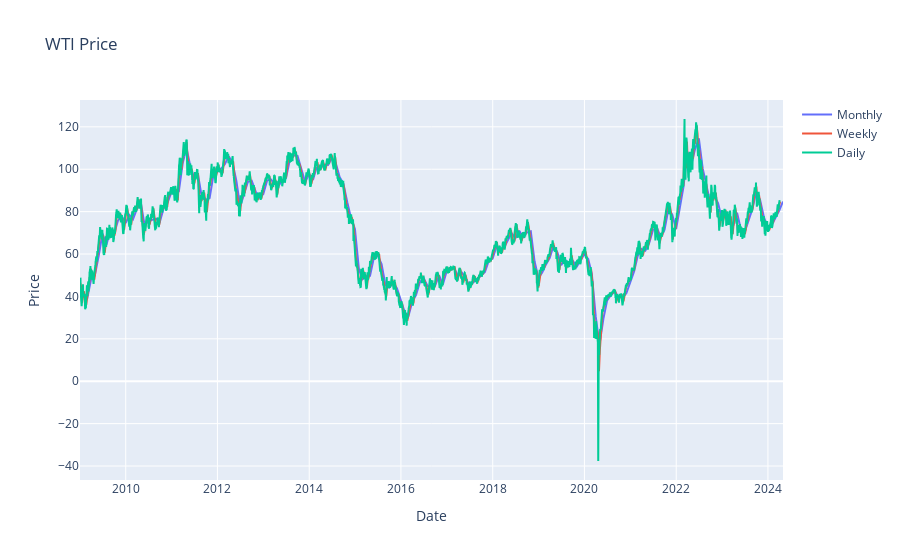

Write notebook code for a chart like this one.
### Code cell
fig = go.Figure()
fig.add_trace(go.Scatter(x=COM_monthly.index, y=COM_monthly['wti'], name='Monthly'))
fig.add_trace(go.Scatter(x=COM_weekly.index, y=COM_weekly['wti'], name='Weekly'))
fig.add_trace(go.Scatter(x=COM_daily.index, y=COM_daily['wti'], name='Daily'))
fig.update_layout(
    title='WTI Price',
    xaxis_title='Date',
    yaxis_title='Price'
)
fig.show()

### Figure 1 — Plotly figure (JSON) as saved in the notebook; plotly's stock layout.template omitted (floating-point values rounded to 4 significant figures; data arrays with more than 128 entries replaced by an {"elided": "..."} marker saying what was removed)
{"data": [{"name": "Monthly", "type": "scatter", "x": {"elided": "184 str values"}, "y": {"elided": "184 float values"}}, {"name": "Weekly", "type": "scatter", "x": {"elided": "797 str values"}, "y": {"elided": "797 float values"}}, {"name": "Daily", "type": "scatter", "x": {"elided": "3978 str values"}, "y": {"elided": "3978 float values"}}], "layout": {"title": {"text": "WTI Price"}, "xaxis": {"title": {"text": "Date"}}, "yaxis": {"title": {"text": "Price"}}}}
